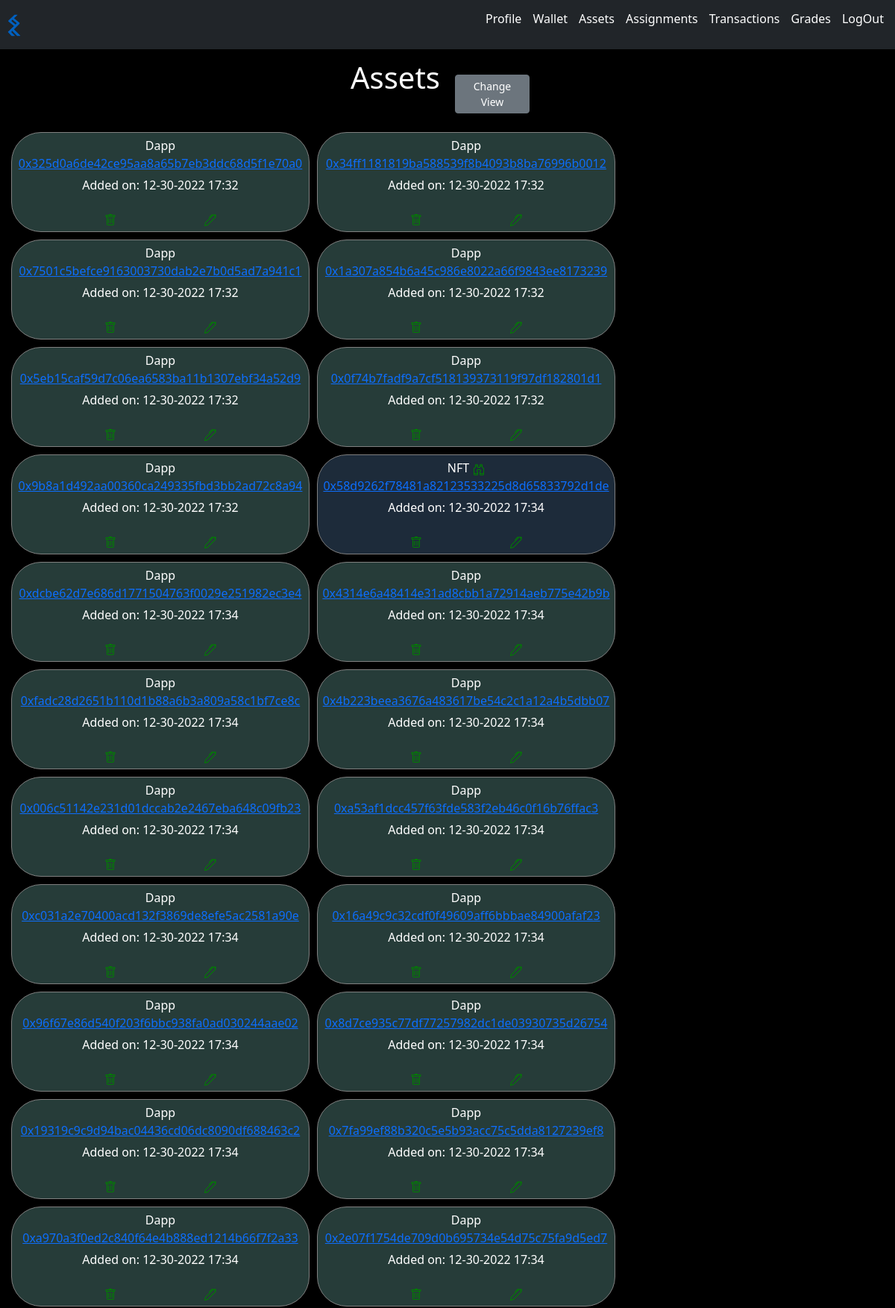
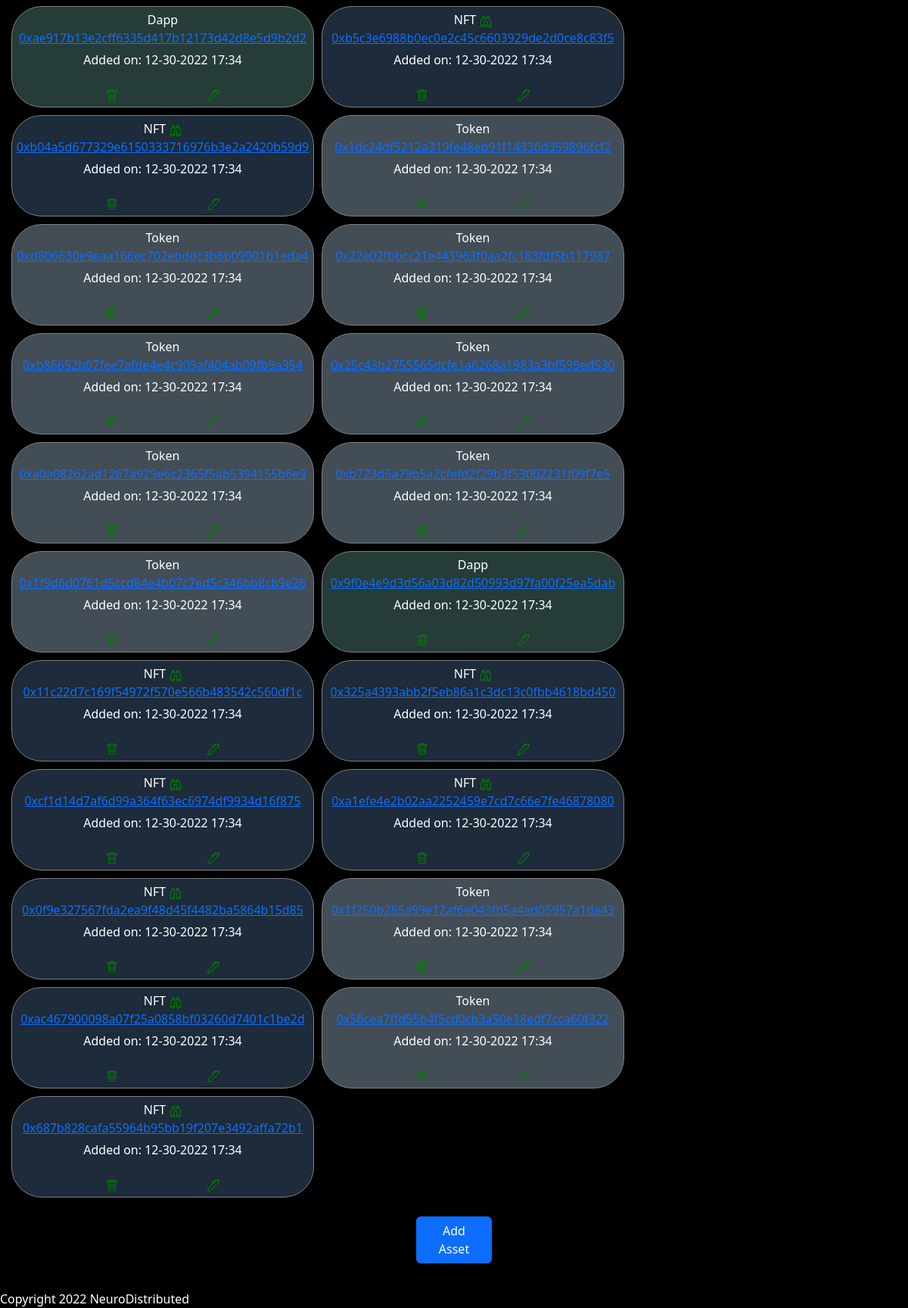
The app's page /assets (signed in) with its own data (2 pictures, top to bottom).
### webproject/models.py (models this page shows, shortened)
class Assets(db.Model):
    id = db.Column(db.Integer, primary_key=True)
    user_id = db.Column(db.Integer)
    asset_type = db.Column(db.Integer)
    network = db.Column(db.String(10))
    asset_address = db.Column(db.Integer,unique=True)
    time_added = db.Column(db.DateTime)
    assignment = db.Column(db.Integer)

### webproject/routes/assets.py (the view)
@assets.route("/assets")
@login_required
def assets_list():
    assets_t = Assets.query.filter_by(user_id=current_user.id).all()
    return render_template("assets/assets.html", assets=assets_t)

### webproject/__init__.py (called while the page is built)
def create_app():
    app = Flask(__name__)
    app.config["SQLALCHEMY_DATABASE_URI"] = "sqlite:///blockhain.db"
    app.config["SECRET_KEY"] = "ABC"
    db.init_app(app)
    migrate.init_app(app,db)
    login_manager = LoginManager()
    login_manager.login_view = "auth.login"
    login_manager.init_app(app)
    from webproject.models import User
    @login_manager.user_loader
    def load_user(user_id):
        return User.query.get(int(user_id))
    from webproject.routes.auth import auth as auth_blueprint
    app.register_blueprint(auth_blueprint)
    from webproject.routes.main import main as main_blueprint
    app.register_blueprint(main_blueprint)
    from webproject.routes.nfts import nfts as nft_blueprint
    app.register_blueprint(nft_blueprint)
    from webproject.routes.assets import assets as assets_blueprint
    app.register_blueprint(assets_blueprint)
    return app

### webproject/templates/assets/assets.html (shortened to what this page needs)
{% extends 'base.html' %}
{% block body %}
<div class="neuro-content">
  <div style="display: flex; flex-direction: row; justify-content: space-between;">
    <div>
      <h1>Assets</h1>
    </div>
    <div>
      <button
      class="btn btn-secondary btn-sm"
      style="width: 100px; margin: 20px"
      onclick="window.location.href='/assets_table'"
    >
      Change View
    </button>
    </div>
  </div>
  <div style="display: flex;  flex-direction: row; flex-wrap: wrap;">
  {% for asset in assets %}
    {% if asset.asset_type == 1 %}
        <div class="neuro-view-asset-token">
    {% elif asset.asset_type == 2 %}
        <div class="neuro-view-asset-nft">
    {% else %}
      <div class="neuro-view-asset-dapp">
    {% endif %}
      {% if asset.asset_type == 1 %}
        <div>Token</div>
      {% elif asset.asset_type == 3 %}
        <div>Dapp</div>
      {% else %}
        <div style="display:flex; flex-direction: row; justify-content: space-between; ">
            <div style="margin-right:5px">NFT</div>
            <div><a href="/viewnfts/{{asset.id}}"><img src="/static/imgs/binoculars.svg" ></a></div>
        </div>
      {% endif %}
      <div id="address">
        {% if asset.network== "goerli" %}
        <a href="https://goerli.etherscan.io/address/{{asset.asset_address}}"
          >{{ asset.asset_address }}</a
        >
        {% else %} {{ asset.asset_address }} {% endif %}
      </div>
      <div style="margin: 5px;">
        <p>Added on: {{asset.time_added.strftime('%m-%d-%Y %H:%M')}}</p>
      </div>
      <div style="display:flex; flex-direction: row; justify-content: space-evenly; width:100%">
          <div>
              <a href="/assetdelete/{{asset.id}}">
                <img src="/static/imgs/trash.svg" alt="delete" width="16" height="16"/>
              </a>
          </div>
          <div>
              <a href="/assets/update/{{asset.id}}"
                  ><img src="/static/imgs/pen.svg" alt="edit" width="16" height="16"/>
              </a>
          </div>
      </div>
</div>
  {% endfor %}
</div>
  <div class="neuro-flex-row">
    <button
      class="btn btn-primary"
      style="width: 100px; margin: 20px"
      onclick="window.location.href='/addassets'"
    >
      Add Asset
    </button>
  </div>
</div>
{% endblock %}

### webproject/static/css/neuro.css (style rules this page uses)
body { background-color: black; padding-top: 0px; padding-bottom: 0px; }
.neuro-flex-row { display: flex; flex-direction: row; align-content: space-between; color: white; gap: 5px; }
.neuro-content { display: flex; flex-direction: column; align-items: center; justify-content: center; height: 100%; padding: 5px; color: white; }
.neuro-view-asset-nft, .neuro-view-asset-token, .neuro-view-asset-dapp { display: flex; flex-direction:column; overflow: auto; justify-content: center; align-items: center; padding: 5px; margin: 5px; border-style: solid; border-color: gray; border-radius: 40px; border-width: 1px; min-width: 400px; }
.neuro-view-asset-token { background-color: rgb(67, 77, 86); }
.neuro-view-asset-nft { background-color: rgb(29, 43, 58); }
.neuro-view-asset-dapp { background-color: rgb(38, 60, 57);; }

### records on screen
Assets: asset_type "Dapp", asset_address "0x325d0a6de42ce95aa8a65b7eb3ddc68d5f1e70a0", time_added "12-30-2022 17:32"
Assets: asset_type "Dapp", asset_address "0x34ff1181819ba588539f8b4093b8ba76996b0012", time_added "12-30-2022 17:32"
Assets: asset_type "Dapp", asset_address "0x7501c5befce9163003730dab2e7b0d5ad7a941c1", time_added "12-30-2022 17:32"
Assets: asset_type "Dapp", asset_address "0x1a307a854b6a45c986e8022a66f9843ee8173239", time_added "12-30-2022 17:32"
Assets: asset_type "Dapp", asset_address "0x5eb15caf59d7c06ea6583ba11b1307ebf34a52d9", time_added "12-30-2022 17:32"
Assets: asset_type "Dapp", asset_address "0x0f74b7fadf9a7cf518139373119f97df182801d1", time_added "12-30-2022 17:32"
Assets: asset_type "Dapp", asset_address "0x9b8a1d492aa00360ca249335fbd3bb2ad72c8a94", time_added "12-30-2022 17:32"
Assets: asset_type 2 (drawn), asset_address "0x58d9262f78481a82123533225d8d65833792d1de", time_added "12-30-2022 17:34"
Assets: asset_type "Dapp", asset_address "0xdcbe62d7e686d1771504763f0029e251982ec3e4", time_added "12-30-2022 17:34"
Assets: asset_type "Dapp", asset_address "0x4314e6a48414e31ad8cbb1a72914aeb775e42b9b", time_added "12-30-2022 17:34"
Assets: asset_type "Dapp", asset_address "0xfadc28d2651b110d1b88a6b3a809a58c1bf7ce8c", time_added "12-30-2022 17:34"
Assets: asset_type "Dapp", asset_address "0x4b223beea3676a483617be54c2c1a12a4b5dbb07", time_added "12-30-2022 17:34"
Assets: asset_type "Dapp", asset_address "0x006c51142e231d01dccab2e2467eba648c09fb23", time_added "12-30-2022 17:34"
Assets: asset_type "Dapp", asset_address "0xa53af1dcc457f63fde583f2eb46c0f16b76ffac3", time_added "12-30-2022 17:34"
Assets: asset_type "Dapp", asset_address "0xc031a2e70400acd132f3869de8efe5ac2581a90e", time_added "12-30-2022 17:34"
Assets: asset_type "Dapp", asset_address "0x16a49c9c32cdf0f49609aff6bbbae84900afaf23", time_added "12-30-2022 17:34"
Assets: asset_type "Dapp", asset_address "0x96f67e86d540f203f6bbc938fa0ad030244aae02", time_added "12-30-2022 17:34"
Assets: asset_type "Dapp", asset_address "0x8d7ce935c77df77257982dc1de03930735d26754", time_added "12-30-2022 17:34"
Assets: asset_type "Dapp", asset_address "0x19319c9c9d94bac04436cd06dc8090df688463c2", time_added "12-30-2022 17:34"
Assets: asset_type "Dapp", asset_address "0x7fa99ef88b320c5e5b93acc75c5dda8127239ef8", time_added "12-30-2022 17:34"
Assets: asset_type "Dapp", asset_address "0xa970a3f0ed2c840f64e4b888ed1214b66f7f2a33", time_added "12-30-2022 17:34"
Assets: asset_type "Dapp", asset_address "0x2e07f1754de709d0b695734e54d75c75fa9d5ed7", time_added "12-30-2022 17:34"
Assets: asset_type "Dapp", asset_address "0xae917b13e2cff6335d417b12173d42d8e5d9b2d2", time_added "12-30-2022 17:34"
Assets: asset_type 2 (drawn), asset_address "0xb5c3e6988b0ec0e2c45c6603929de2d0ce8c83f5", time_added "12-30-2022 17:34"
Assets: asset_type 2 (drawn), asset_address "0xb04a5d677329e6150333716976b3e2a2420b59d9", time_added "12-30-2022 17:34"
Assets: asset_type "Token", asset_address "0x1dc24df5212a319fe48eb91f14336d359896fcf2", time_added "12-30-2022 17:34"
Assets: asset_type "Token", asset_address "0xd806630e9eaa166ec702ebddc3b6b09901b1eda4", time_added "12-30-2022 17:34"
Assets: asset_type "Token", asset_address "0x22e02fbbcc21e443963f0aa2fc183fdf5b117987", time_added "12-30-2022 17:34"
Assets: asset_type "Token", asset_address "0xb86652b07fee7afde4e4c909af404ab09fb9a354", time_added "12-30-2022 17:34"
Assets: asset_type "Token", asset_address "0x25c43b2755565dcfe1a6268a1983a3bf599ed530", time_added "12-30-2022 17:34"
Assets: asset_type "Token", asset_address "0xa0a08262ad1267a929e6c2365f5ab5394155b6e9", time_added "12-30-2022 17:34"
Assets: asset_type "Token", asset_address "0xb723d5a79b5a2cfefd2f29b3f53002231f09f7e5", time_added "12-30-2022 17:34"
Assets: asset_type "Token", asset_address "0x1f9d6d0761d5ccd84e4b07c7ed5c346bb8cb9e26", time_added "12-30-2022 17:34"
Assets: asset_type "Dapp", asset_address "0x9f0e4e9d3d56a03d82d50993d97fa00f25ea5dab", time_added "12-30-2022 17:34"
Assets: asset_type 2 (drawn), asset_address "0x11c22d7c169f54972f570e566b483542c560df1c", time_added "12-30-2022 17:34"
Assets: asset_type 2 (drawn), asset_address "0x325a4393abb2f5eb86a1c3dc13c0fbb4618bd450", time_added "12-30-2022 17:34"
Assets: asset_type 2 (drawn), asset_address "0xcf1d14d7af6d99a364f63ec6974df9934d16f875", time_added "12-30-2022 17:34"
Assets: asset_type 2 (drawn), asset_address "0xa1efe4e2b02aa2252459e7cd7c66e7fe46878080", time_added "12-30-2022 17:34"
Assets: asset_type 2 (drawn), asset_address "0x0f9e327567fda2ea9f48d45f4482ba5864b15d85", time_added "12-30-2022 17:34"
Assets: asset_type "Token", asset_address "0x1f250b285a99e12af6e043fb5a4ad05957a1da43", time_added "12-30-2022 17:34"
Assets: asset_type 2 (drawn), asset_address "0xac467900098a07f25a0858bf03260d7401c1be2d", time_added "12-30-2022 17:34"
Assets: asset_type "Token", asset_address "0x56cea7ffd55b4f5cd0cb3a50e18edf7cca60f322", time_added "12-30-2022 17:34"
Assets: asset_type 2 (drawn), asset_address "0x687b828cafa55964b95bb19f207e3492affa72b1", time_added "12-30-2022 17:34"
